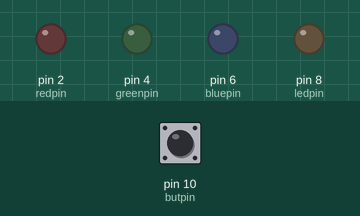
Bench run of a sketch on a simulated Arduino Uno, built with avr-gcc and run on an emulated ATmega328P. Shown: output pins drawn as LEDs (lit = HIGH). Inputs (shaded band) come from the test bench; at power-on: pin 10 (butpin) HIGH.

Above: at 1.2 s.
1.3 s: pin 10 (butpin) pulled LOW for 0.15 s
At 3.6 s:
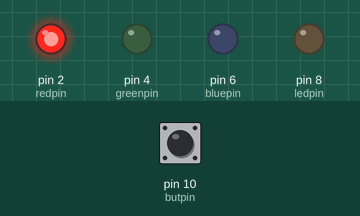
4.4 s: pin 10 (butpin) pulled LOW for 3.2 s
At 4.4 s:
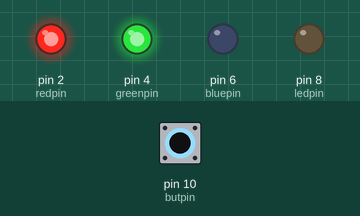
At 9.4 s:
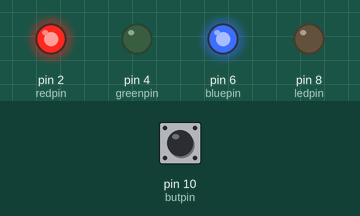
Timing chart, 0 to 14.8 s (numbered marks = the images above; inputs shaded):
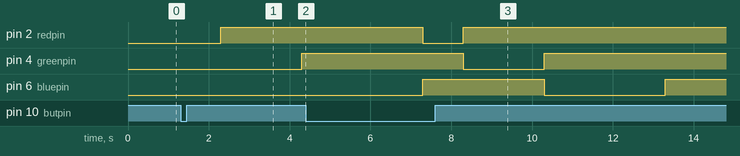

Measured:
- after the input at 1.3 s, pin 2 (redpin): LOW → HIGH after 1.0 s; pin 4 (greenpin): LOW → HIGH after 3.0 s
- after the input at 4.4 s, pin 2 (redpin): HIGH → LOW after 2.9 s, → HIGH 1.0 s later; pin 4 (greenpin): HIGH → LOW after 3.9 s, → HIGH 2.0 s later

The sketch:

HW2_5.ino
```cpp
const int redpin = 2;
const int greenpin = 4;
const int bluepin = 6;
const int ledpin = 8;
const int butpin = 10;
int state =0;

void setup() {
  pinMode(redpin, OUTPUT);
  pinMode(greenpin, OUTPUT);
  pinMode(bluepin, OUTPUT);
  pinMode(ledpin, OUTPUT);
  pinMode(butpin, INPUT);
}

void loop() {
  state = digitalRead(butpin);

  if (state == LOW){
    digitalWrite(redpin, LOW);
    delay(1000);
    digitalWrite(redpin, HIGH);

    digitalWrite(greenpin, LOW);
    delay(2000);
    digitalWrite(greenpin, HIGH);

    digitalWrite(bluepin, LOW);
    delay(3000);
    digitalWrite(bluepin, HIGH);
  }

}
```
